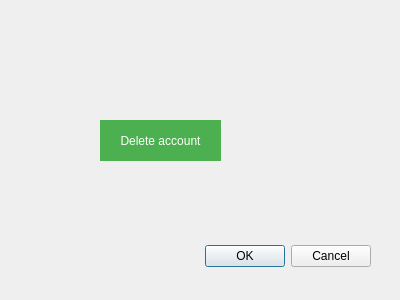
<?xml version="1.0" encoding="UTF-8"?>
<ui version="4.0">
 <class>Settings</class>
 <widget class="QDialog" name="Settings">
  <property name="geometry">
   <rect>
    <x>0</x>
    <y>0</y>
    <width>400</width>
    <height>300</height>
   </rect>
  </property>
  <property name="windowTitle">
   <string>Dialog</string>
  </property>
  <property name="styleSheet">
   <string notr="true">QPushButton#btn_delete_account {
color: white;
background: #4CAF50;
border-radius: 0px;
}

QPushButton#btn_delete_account:hover {
background: #43A047
}

QPushButton#btn_delete_account:disabled {
background-color: rgb(204, 204, 204);
}</string>
  </property>
  <widget class="QDialogButtonBox" name="buttonBox">
   <property name="geometry">
    <rect>
     <x>30</x>
     <y>240</y>
     <width>341</width>
     <height>32</height>
    </rect>
   </property>
   <property name="orientation">
    <enum>Qt::Horizontal</enum>
   </property>
   <property name="standardButtons">
    <set>QDialogButtonBox::Cancel|QDialogButtonBox::Ok</set>
   </property>
  </widget>
  <widget class="QPushButton" name="btn_delete_account">
   <property name="geometry">
    <rect>
     <x>100</x>
     <y>120</y>
     <width>121</width>
     <height>41</height>
    </rect>
   </property>
   <property name="cursor">
    <cursorShape>PointingHandCursor</cursorShape>
   </property>
   <property name="text">
    <string>Delete account</string>
   </property>
  </widget>
 </widget>
 <resources/>
 <connections>
  <connection>
   <sender>buttonBox</sender>
   <signal>accepted()</signal>
   <receiver>Settings</receiver>
   <slot>accept()</slot>
   <hints>
    <hint type="sourcelabel">
     <x>248</x>
     <y>254</y>
    </hint>
    <hint type="destinationlabel">
     <x>157</x>
     <y>274</y>
    </hint>
   </hints>
  </connection>
  <connection>
   <sender>buttonBox</sender>
   <signal>rejected()</signal>
   <receiver>Settings</receiver>
   <slot>reject()</slot>
   <hints>
    <hint type="sourcelabel">
     <x>316</x>
     <y>260</y>
    </hint>
    <hint type="destinationlabel">
     <x>286</x>
     <y>274</y>
    </hint>
   </hints>
  </connection>
 </connections>
</ui>
